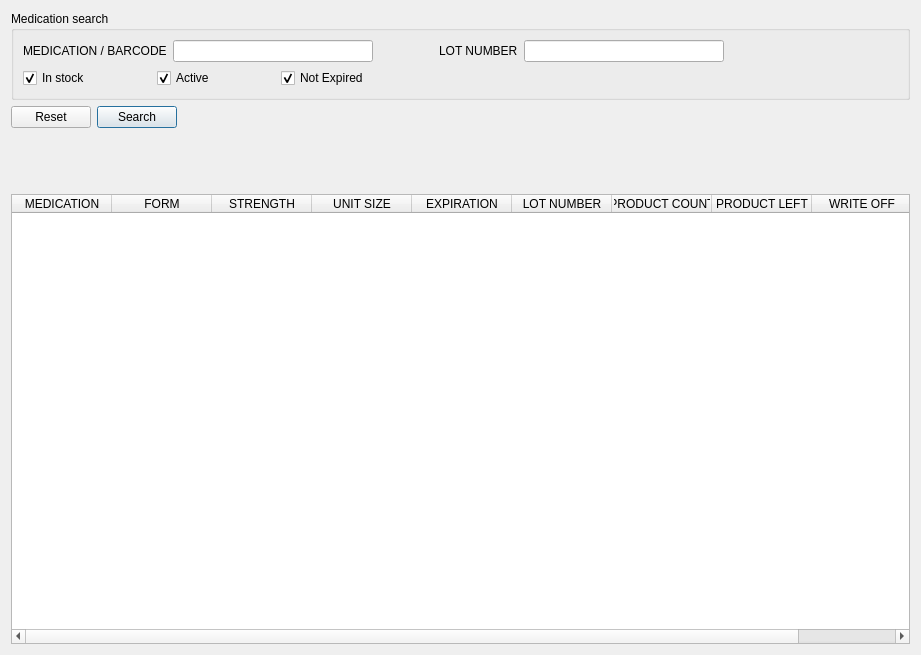
<?xml version="1.0" encoding="UTF-8"?>
<ui version="4.0">
 <class>InventoryFrame</class>
 <widget class="QFrame" name="InventoryFrame">
  <property name="geometry">
   <rect>
    <x>0</x>
    <y>0</y>
    <width>921</width>
    <height>655</height>
   </rect>
  </property>
  <property name="frameShape">
   <enum>QFrame::NoFrame</enum>
  </property>
  <property name="frameShadow">
   <enum>QFrame::Plain</enum>
  </property>
  <layout class="QVBoxLayout" name="verticalLayout_2">
   <item>
    <widget class="QGroupBox" name="groupBox">
     <property name="title">
      <string notr="true">Medication search</string>
     </property>
     <layout class="QVBoxLayout" name="verticalLayout">
      <item>
       <layout class="QHBoxLayout" name="horizontalLayout">
        <item>
         <widget class="QLabel" name="nameLabel">
          <property name="toolTip">
           <string comment="MEDICATION/BARCODE SEARCH"/>
          </property>
          <property name="text">
           <string>MEDICATION / BARCODE</string>
          </property>
         </widget>
        </item>
        <item>
         <widget class="QLineEdit" name="nameField">
          <property name="minimumSize">
           <size>
            <width>200</width>
            <height>0</height>
           </size>
          </property>
          <property name="maximumSize">
           <size>
            <width>200</width>
            <height>16777215</height>
           </size>
          </property>
          <property name="toolTip">
           <string comment="MEDICATION/BARCODE SEARCH"/>
          </property>
          <property name="text">
           <string notr="true"/>
          </property>
         </widget>
        </item>
        <item>
         <spacer name="horizontalSpacer">
          <property name="orientation">
           <enum>Qt::Horizontal</enum>
          </property>
          <property name="sizeType">
           <enum>QSizePolicy::Fixed</enum>
          </property>
          <property name="sizeHint" stdset="0">
           <size>
            <width>60</width>
            <height>20</height>
           </size>
          </property>
         </spacer>
        </item>
        <item>
         <widget class="QLabel" name="lotLabel">
          <property name="toolTip">
           <string comment="LOT SEARCH TOOLTIP"/>
          </property>
          <property name="text">
           <string comment="LOT SEARCH LABEL">LOT NUMBER</string>
          </property>
         </widget>
        </item>
        <item>
         <widget class="QLineEdit" name="lotField">
          <property name="minimumSize">
           <size>
            <width>200</width>
            <height>0</height>
           </size>
          </property>
          <property name="maximumSize">
           <size>
            <width>200</width>
            <height>16777215</height>
           </size>
          </property>
          <property name="toolTip">
           <string comment="LOT SEARCH TOOLTIP"/>
          </property>
         </widget>
        </item>
        <item>
         <spacer name="horizontalSpacer_3">
          <property name="orientation">
           <enum>Qt::Horizontal</enum>
          </property>
          <property name="sizeHint" stdset="0">
           <size>
            <width>40</width>
            <height>20</height>
           </size>
          </property>
         </spacer>
        </item>
       </layout>
      </item>
      <item>
       <layout class="QHBoxLayout" name="horizontalLayout_2">
        <item>
         <widget class="QCheckBox" name="stockCheckbox">
          <property name="text">
           <string notr="true">In stock</string>
          </property>
          <property name="checked">
           <bool>true</bool>
          </property>
         </widget>
        </item>
        <item>
         <spacer name="horizontalSpacer_4">
          <property name="orientation">
           <enum>Qt::Horizontal</enum>
          </property>
          <property name="sizeType">
           <enum>QSizePolicy::Fixed</enum>
          </property>
          <property name="sizeHint" stdset="0">
           <size>
            <width>60</width>
            <height>20</height>
           </size>
          </property>
         </spacer>
        </item>
        <item>
         <widget class="QCheckBox" name="activeCheckbox">
          <property name="text">
           <string notr="true">Active</string>
          </property>
          <property name="checked">
           <bool>true</bool>
          </property>
         </widget>
        </item>
        <item>
         <spacer name="horizontalSpacer_5">
          <property name="orientation">
           <enum>Qt::Horizontal</enum>
          </property>
          <property name="sizeType">
           <enum>QSizePolicy::Fixed</enum>
          </property>
          <property name="sizeHint" stdset="0">
           <size>
            <width>60</width>
            <height>20</height>
           </size>
          </property>
         </spacer>
        </item>
        <item>
         <widget class="QCheckBox" name="notExpiredCheckbox">
          <property name="text">
           <string notr="true">Not Expired</string>
          </property>
          <property name="checked">
           <bool>true</bool>
          </property>
         </widget>
        </item>
        <item>
         <spacer name="horizontalSpacer_6">
          <property name="orientation">
           <enum>Qt::Horizontal</enum>
          </property>
          <property name="sizeHint" stdset="0">
           <size>
            <width>40</width>
            <height>20</height>
           </size>
          </property>
         </spacer>
        </item>
       </layout>
      </item>
     </layout>
    </widget>
   </item>
   <item>
    <layout class="QHBoxLayout" name="horizontalLayout_3">
     <item>
      <widget class="QPushButton" name="resetButton">
       <property name="text">
        <string notr="true">Reset</string>
       </property>
      </widget>
     </item>
     <item>
      <widget class="QPushButton" name="searchButton">
       <property name="text">
        <string notr="true">Search</string>
       </property>
       <property name="default">
        <bool>true</bool>
       </property>
      </widget>
     </item>
     <item>
      <spacer name="horizontalSpacer_7">
       <property name="orientation">
        <enum>Qt::Horizontal</enum>
       </property>
       <property name="sizeHint" stdset="0">
        <size>
         <width>40</width>
         <height>20</height>
        </size>
       </property>
      </spacer>
     </item>
    </layout>
   </item>
   <item>
    <spacer name="verticalSpacer">
     <property name="orientation">
      <enum>Qt::Vertical</enum>
     </property>
     <property name="sizeType">
      <enum>QSizePolicy::Fixed</enum>
     </property>
     <property name="sizeHint" stdset="0">
      <size>
       <width>20</width>
       <height>60</height>
      </size>
     </property>
    </spacer>
   </item>
   <item>
    <widget class="QTableWidget" name="resultTable">
     <property name="contextMenuPolicy">
      <enum>Qt::ActionsContextMenu</enum>
     </property>
     <property name="editTriggers">
      <set>QAbstractItemView::NoEditTriggers</set>
     </property>
     <property name="selectionBehavior">
      <enum>QAbstractItemView::SelectRows</enum>
     </property>
     <property name="columnCount">
      <number>9</number>
     </property>
     <attribute name="horizontalHeaderHighlightSections">
      <bool>false</bool>
     </attribute>
     <attribute name="horizontalHeaderMinimumSectionSize">
      <number>100</number>
     </attribute>
     <column>
      <property name="text">
       <string comment="MEDICATION DISPLAY LABEL">MEDICATION</string>
      </property>
      <property name="toolTip">
       <string comment="MEDICATION DISPLAY TOOLTIP"/>
      </property>
     </column>
     <column>
      <property name="text">
       <string comment="FORM DISPLAY LABEL">FORM</string>
      </property>
      <property name="toolTip">
       <string comment="FORM DISPLAY TOOLTIP"/>
      </property>
     </column>
     <column>
      <property name="text">
       <string comment="STRENGTH DISPLAY LABEL">STRENGTH</string>
      </property>
      <property name="toolTip">
       <string comment="STRENGTH DISPLAY TOOLTIP"/>
      </property>
     </column>
     <column>
      <property name="text">
       <string comment="UNIT SIZE DISPLAY LABEL">UNIT SIZE</string>
      </property>
      <property name="toolTip">
       <string comment="UNIT SIZE DISPLAY TOOLTIP"/>
      </property>
     </column>
     <column>
      <property name="text">
       <string comment="EXPIRATION DISPLAY LABEL">EXPIRATION</string>
      </property>
      <property name="toolTip">
       <string comment="EXPIRATION DISPLAY TOOLTIP"/>
      </property>
     </column>
     <column>
      <property name="text">
       <string comment="LOT DISPLAY LABEL">LOT NUMBER</string>
      </property>
      <property name="toolTip">
       <string comment="LOT DISPLAY TOOLTIP"/>
      </property>
     </column>
     <column>
      <property name="text">
       <string comment="PRODUCT COUNT DISPLAY LABEL">PRODUCT COUNT</string>
      </property>
      <property name="toolTip">
       <string comment="PRODUCT COUNT DISPLAY TOOLTIP"/>
      </property>
     </column>
     <column>
      <property name="text">
       <string comment="PRODUCT LEFT DISPLAY LABEL">PRODUCT LEFT</string>
      </property>
      <property name="toolTip">
       <string comment="PRODUCT LEFT DISPLAY TOOLTIP"/>
      </property>
     </column>
     <column>
      <property name="text">
       <string comment="WRITE OFF DISPLAY LABEL">WRITE OFF</string>
      </property>
      <property name="toolTip">
       <string comment="WRITE OFF DISPLAY TOOLTIP"/>
      </property>
     </column>
    </widget>
   </item>
  </layout>
  <action name="writeOffAction">
   <property name="text">
    <string notr="true">Write Off...</string>
   </property>
   <property name="toolTip">
    <string notr="true">Write off a specified amount of stock.</string>
   </property>
  </action>
  <action name="printBarcodeAction">
   <property name="text">
    <string notr="true">Print Barcode</string>
   </property>
   <property name="toolTip">
    <string notr="true">Print a barcode</string>
   </property>
  </action>
  <action name="toggleAction">
   <property name="text">
    <string notr="true">Toggle Active</string>
   </property>
   <property name="toolTip">
    <string notr="true">Toggle active/inactive</string>
   </property>
  </action>
  <action name="increaseAction">
   <property name="text">
    <string notr="true">Increase Inventory</string>
   </property>
   <property name="toolTip">
    <string notr="true">Increase the inventory received and remaining</string>
   </property>
  </action>
  <action name="viewAction">
   <property name="text">
    <string notr="true">View Inventory</string>
   </property>
   <property name="toolTip">
    <string notr="true">View inventory record information</string>
   </property>
  </action>
 </widget>
 <tabstops>
  <tabstop>nameField</tabstop>
  <tabstop>lotField</tabstop>
  <tabstop>stockCheckbox</tabstop>
  <tabstop>activeCheckbox</tabstop>
  <tabstop>notExpiredCheckbox</tabstop>
  <tabstop>searchButton</tabstop>
  <tabstop>resetButton</tabstop>
  <tabstop>resultTable</tabstop>
 </tabstops>
 <resources/>
 <connections>
  <connection>
   <sender>nameField</sender>
   <signal>returnPressed()</signal>
   <receiver>searchButton</receiver>
   <slot>click()</slot>
   <hints>
    <hint type="sourcelabel">
     <x>143</x>
     <y>20</y>
    </hint>
    <hint type="destinationlabel">
     <x>129</x>
     <y>78</y>
    </hint>
   </hints>
  </connection>
  <connection>
   <sender>lotField</sender>
   <signal>returnPressed()</signal>
   <receiver>searchButton</receiver>
   <slot>click()</slot>
   <hints>
    <hint type="sourcelabel">
     <x>447</x>
     <y>20</y>
    </hint>
    <hint type="destinationlabel">
     <x>129</x>
     <y>78</y>
    </hint>
   </hints>
  </connection>
  <connection>
   <sender>resetButton</sender>
   <signal>clicked()</signal>
   <receiver>nameField</receiver>
   <slot>clear()</slot>
   <hints>
    <hint type="sourcelabel">
     <x>48</x>
     <y>78</y>
    </hint>
    <hint type="destinationlabel">
     <x>143</x>
     <y>20</y>
    </hint>
   </hints>
  </connection>
  <connection>
   <sender>resetButton</sender>
   <signal>clicked()</signal>
   <receiver>lotField</receiver>
   <slot>clear()</slot>
   <hints>
    <hint type="sourcelabel">
     <x>48</x>
     <y>78</y>
    </hint>
    <hint type="destinationlabel">
     <x>447</x>
     <y>20</y>
    </hint>
   </hints>
  </connection>
 </connections>
</ui>
